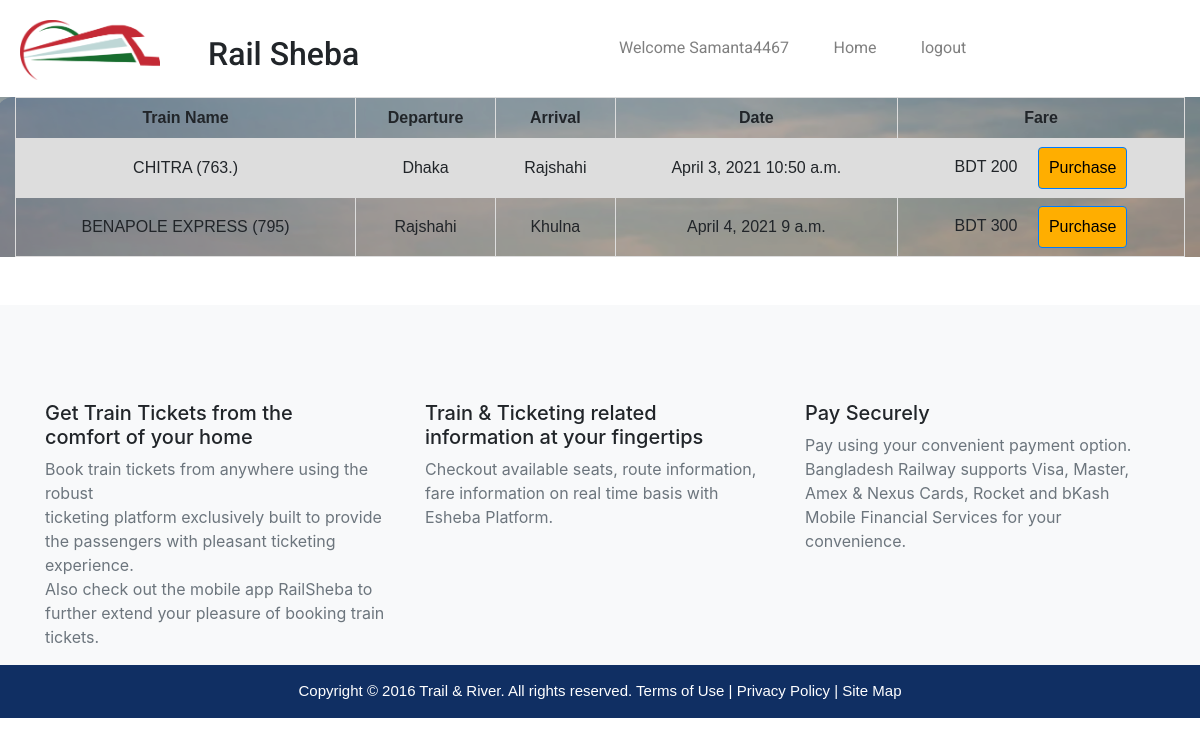
Screenshot of /ticket_counter/Counter/ (signed in) with the database file from the repository.
### counter/models.py (models this page shows, shortened)
class train_tricket(models.Model):
    CHOICES1 = (
        ('Dhaka', 'Dhaka'),
        ('Rajshahi', 'Rajshahi'),
        ('Khulna', 'Khulna'),
        ('Sirajganj', 'Sirajganj'),
        ('Bogura', 'Bogura'),
    )
    CHOICES2 = (
        ('Dhaka', 'Dhaka'),
        ('Rajshahi', 'Rajshahi'),
        ('Khulna', 'Khulna'),
        ('Sirajganj', 'Sirajganj'),
        ('Bogura', 'Bogura'),
    )
    Train_name=models.CharField(max_length=100, blank=False)
    Date=models.DateTimeField(blank=True)
    From= models.CharField(max_length=300, choices = CHOICES1, blank=False)
    To=models.CharField(max_length=300, choices = CHOICES2,blank=False)
    ammound=models.CharField(max_length=100,blank=False)

### counter/views.py (the view)
# urls.py: path('Counter/',views.Ticket_counter, name='counter'),
def Ticket_counter(request):
    train=train_tricket.objects.all()
    context={
            'train':train
         }
    return render(request,'counter.html',context)

### templates/counter.html (shortened to what this page needs)
{% extends 'layout.html'%} {% block title %}
{% load tz %}
{% endblock %} {% block content %} {% load static %}
<div class="banner-part">
  <div class="banner-image-content">
    <div class="banner-content" style="background-image: url({% static 'img/home-image1.png' %});">
          <div class="col-12" style="z-index: 1 !important">
           {% if user.is_authenticated %}
<table>
  <tr>
    <th>Train Name</th>
    <th>Departure</th>
    <th>Arrival</th>
    <th>Date</th>
    <th>Fare</th>
  </tr>
  {% for t in train %}
  <tr>
    <td>{{t.Train_name}}</td>
    <td>{{t.From}}</td>
    <td>{{t.To}}</td>
    <td>{% localtime on %}
    {{t.Date|date}} {{t.Date|time}}
{% endlocaltime %}</td>
    <td>BDT {{t.ammound}}<span><span class="ml-3 buynow"> <a href="{% url 'buy' id=t.id %}" class="btn btn-primary" >Purchase</a></span> </td>
  </tr>
{% endfor %}
</table>
            {% endif %}
          </div>
    </div>
  </div>
</div>
{% endblock %}

### templates/layout.html (shortened to what this page needs)
{% load static %}
<!DOCTYPE html>
<html>
  <head>
    <link rel="stylesheet" href="https://maxcdn.bootstrapcdn.com/bootstrap/4.0.0/css/bootstrap.min.css" />
    <link
      rel="stylesheet"
      href="https://cdn.jsdelivr.net/npm/bootstrap-select@1.13.14/dist/css/bootstrap-select.min.css"
    />
    <link rel="stylesheet" href="{% static 'css/style.css' %}" />
  </head>
  <body>
    <div class="first_content" style="z-index: 9999999 !important">
      <div class="first_content_one">
        <a href="{% url 'home' %}"><img src="{% static 'img/logo.png'%}" /></a>
      </div>
      <h2 class="ml-5">Rail Sheba</h2>
      <div class="bar">
        <ul>
          {% if user.is_authenticated %}
          <li><a href="{% url 'account' %}">Welcome {{user.username}}</a></li>
          <li><a href="{% url 'home' %}">Home</a></li>
          <li><a href="{% url 'logout' %}">logout </a></li>
          {% else %}
          <li><a href="{% url 'home' %}">Home</a></li>
          <li><a href="#">contact us</a></li>
          <li><a href="{% url 'reg' %}">Register</a></li>
          <li><a href="{% url 'log' %}">Login</a></li>
          {% endif %}
        </ul>
      </div>
    </div>
    {% block content %} {% endblock %}
    <div class="pt-5 mt-5 bg-light">
    <div class="container pt-5 ">
      <div class="row">
        <div class="col-4">
          <h5>
            Get Train Tickets from the <br />
            comfort of your home
          </h5>
          <p class="text-muted">
            Book train tickets from anywhere using the robust <br />
            ticketing platform exclusively built to provide the passengers with pleasant ticketing experience. <br />
            Also check out the mobile app RailSheba to further extend your pleasure of booking train tickets.
          </p>
        </div>
        <div class="col-4">
          <h5>
            Train & Ticketing related <br />
            information at your fingertips
          </h5>
          <p class="text-muted">
            Checkout available seats, route information, fare information on real time basis with Esheba Platform.
          </p>
        </div>
        <div class="col-4">
          <h5>Pay Securely</h5>
          <p class="text-muted">
            Pay using your convenient payment option. Bangladesh Railway supports Visa, Master, Amex & Nexus Cards,
            Rocket and bKash Mobile Financial Services for your convenience.
          </p>
        </div>
      </div>
    </div>
    <div class="content-eight">
      <div class="content-eight-info-content">
        <p>Copyright © 2016 Trail & River. All rights reserved. Terms of Use | Privacy Policy | Site Map</p>
      </div>
    </div>
    </div>
  </body>
</html>

### static/css/style.css (style rules this page uses)
* { margin: 0; padding: 0; box-sizing: border-box; }
.first_content { padding: 20px; position: fixed; right: 0; left: 0; background-color: #fff; }
.first_content_one { display: inline-block; }
.first_content_one img { height: 60px; width: 140px; }
.first_content h2 { display: inline-block; position: absolute; padding-top: 15px; font-family: 'Roboto', sans-serif; }
.bar ul li { list-style: none; display: inline-block; padding-right: 20px; padding-left: 20px; font-family: 'Roboto', sans-serif; color: rgba(0,0,0,.5); }
.bar ul li a { color: rgba(0,0,0,.5); text-decoration: none; }
.bar ul { padding-left: 579px; margin-top: -45px; }
.bar ul li:first-child { color: #000; }
.banner-content { width: 100%; background-repeat: no-repeat; background-size: cover; z-index: -1; }
.banner-part { padding-top: 97px; }
.content-eight-info-content p { padding-top: 15px; padding-bottom: 15px; color: #fff; font-family: 'Ropa Sans', sans-serif; font-size: 15px; text-align: center; }
.content-eight { background-color: #102F63; }

### templates/counter.html (style rules this page uses)
table { font-family: arial, sans-serif; border-collapse: collapse; width: 100%; }
td, th { border: 1px solid #dddddd; text-align: left; padding: 8px; text-align:center; }
tr:nth-child(even) { background-color: #dddddd; }
.buynow a { padding:8px 10px; text-decoration:none; background-color:#ffae00; color:#000; }

### rows the page displays
train_tricket: Train_name "CHITRA (763.)", From "Dhaka", To "Rajshahi", Date "April 3, 2021", Date "10:50 a.m.", ammound "200"
train_tricket: Train_name "BENAPOLE EXPRESS (795)", From "Rajshahi", To "Khulna", Date "April 4, 2021", Date "9 a.m.", ammound "300"

### other values shown
{{ user.username }} "Samanta4467"
